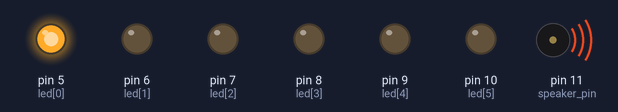
The sketch below on a simulated Arduino Uno, built with avr-gcc and run on an emulated ATmega328P. On the bench: output pins drawn as LEDs (lit = HIGH), buzzer (waves = sounding).

Above: at 0.1 s.
At 6.1 s:
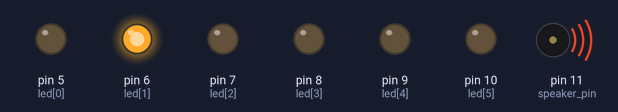
At 9.1 s:
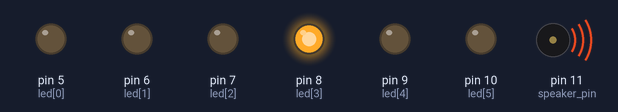
At 12.1 s:
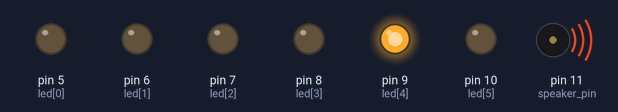
At 18.1 s:
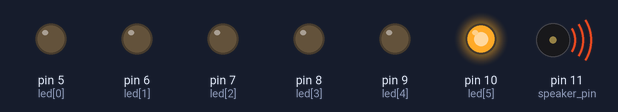
At 24.1 s:
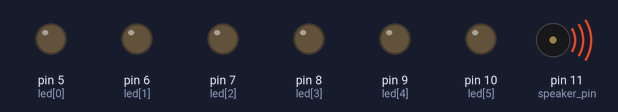
Timing chart, 0 to 25.6 s (numbered marks = the images above):
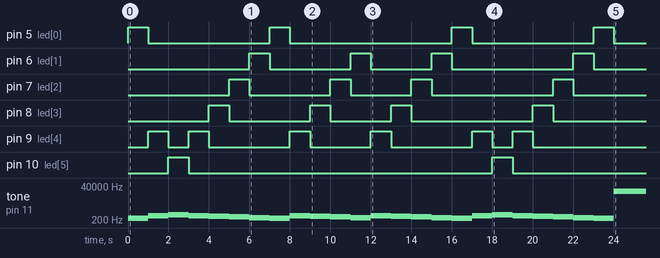

Measured:
- by itself, pin 5 (led[0]): LOW → HIGH at 0.00 s, → LOW 1.0 s later, → HIGH 6.0 s later, → LOW 1.0 s later, … (8 changes in this stretch)
- by itself, pin 6 (led[1]): LOW → HIGH at 6.0 s, → LOW 1.0 s later, → HIGH 4.0 s later, → LOW 1.0 s later, … (8 changes in this stretch)
- by itself, pin 7 (led[2]): LOW → HIGH at 5.0 s, → LOW 1.0 s later, → HIGH 4.0 s later, → LOW 1.0 s later, … (8 changes in this stretch)
- by itself, pin 8 (led[3]): LOW → HIGH at 4.0 s, → LOW 1.0 s later, → HIGH 4.0 s later, → LOW 1.0 s later, … (8 changes in this stretch)
- by itself, pin 9 (led[4]): LOW → HIGH at 1.0 s, → LOW 1.0 s later, → HIGH 1.0 s later, → LOW 1.0 s later, … (12 changes in this stretch)
- by itself, pin 10 (led[5]): alternates HIGH for 1.0 s and LOW for 15.0 s
- by itself, tone on pin 11 (speaker_pin): plays 262 Hz for 1.0 s, 392 Hz for 1.0 s, 440 Hz for 1.0 s, 392 Hz for 1.0 s, 349 Hz for 1.0 s, 330 Hz for 1.0 s … (25 notes in this stretch)

The sketch:

P26-2_play_Little_Star_6_LED.ino
```cpp
/*
*P26-2
*設計Arduino 程式，利用Arduino 板播放鋼琴入門音樂—小星星（Little Star）。
*小星星簡譜如表11-3 所示，每一段有4 小節，每小節有4 拍，演奏速度是每分鐘120 拍。
*使用6 個LED 顯示C、D、E、F、G、A 等6 個目前正在播放的音符
*/

const int led[] = {5, 6, 7, 8, 9, 10}; //define LED pins

const int speaker_pin = 11;
const char toneName[] = "CDEFGA";
const int tones[] = {262, 294, 330, 349, 392, 440};
                   //c    d    e    f    g    a

char starTone[] = "CCGGAAGFFEEDDCGGFFEEDGGFFEEDCCGGAAGFFEEDDC";
//                                                     |       |        |       |         |      |         |      |         |       |        |
uint8_t starBeat[] = {1,1,1,1,1,1,2,1,1,1,1,1,1,2,1,1,1,1,1,1,2,1,1,1,1,1,1,2,1,1,1,1,1,1,2,1,1,1,1,1,1,2};
int starLen=sizeof(starTone);

unsigned long tempo = 120; //beats per minute

void setup()
{
	pinMode(speaker_pin, OUTPUT);
	for(int i=0;i<6;i++) pinMode(led[i], OUTPUT);
}

void loop()
{
	for(int i=0;i<starLen;i++)
	{
		playTone(starTone[i], starBeat[i]);
	}
	delay(5000); //Repeat after  5 seconds
}

void playTone(char toneNo, uint8_t beatNo)
{
	unsigned long duration=beatNo*60000/tempo;
	for(int j=0;j<=6;j++)
	{
		if(toneNo == toneName[j])
		{
			tone(speaker_pin, tones[j]);
			digitalWrite(led[j], HIGH);
			delay(duration);
		}
		noTone(speaker_pin);
		digitalWrite(led[j], LOW);
	}
}
```
